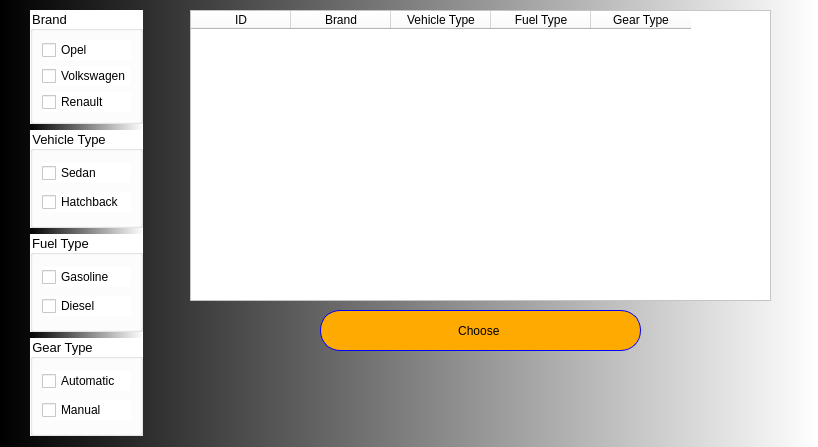
<?xml version="1.0" encoding="UTF-8"?>
<ui version="4.0">
 <class>Form</class>
 <widget class="QWidget" name="Form">
  <property name="geometry">
   <rect>
    <x>0</x>
    <y>0</y>
    <width>818</width>
    <height>447</height>
   </rect>
  </property>
  <property name="windowTitle">
   <string>Form</string>
  </property>
  <property name="styleSheet">
   <string notr="true">background-color: qlineargradient(spread:pad, x1:0, y1:0, x2:1, y2:0, stop:0 rgba(0, 0, 0, 255), stop:1 rgba(255, 255, 255, 255));</string>
  </property>
  <widget class="QWidget" name="layoutWidget">
   <property name="geometry">
    <rect>
     <x>30</x>
     <y>10</y>
     <width>113</width>
     <height>426</height>
    </rect>
   </property>
   <layout class="QVBoxLayout" name="verticalLayout_5">
    <item>
     <widget class="QGroupBox" name="groupBox">
      <property name="font">
       <font>
        <pointsize>10</pointsize>
       </font>
      </property>
      <property name="styleSheet">
       <string notr="true">background-color: rgb(255, 255, 255);</string>
      </property>
      <property name="title">
       <string>Brand</string>
      </property>
      <layout class="QVBoxLayout" name="verticalLayout_4">
       <item>
        <widget class="QCheckBox" name="checkBox">
         <property name="text">
          <string>Opel</string>
         </property>
        </widget>
       </item>
       <item>
        <widget class="QCheckBox" name="checkBox_3">
         <property name="text">
          <string>Volkswagen</string>
         </property>
        </widget>
       </item>
       <item>
        <widget class="QCheckBox" name="checkBox_2">
         <property name="text">
          <string>Renault</string>
         </property>
        </widget>
       </item>
      </layout>
     </widget>
    </item>
    <item>
     <widget class="QGroupBox" name="groupBox_4">
      <property name="font">
       <font>
        <pointsize>10</pointsize>
       </font>
      </property>
      <property name="styleSheet">
       <string notr="true">background-color: rgb(255, 255, 255);</string>
      </property>
      <property name="title">
       <string>Vehicle Type</string>
      </property>
      <layout class="QVBoxLayout" name="verticalLayout">
       <item>
        <widget class="QCheckBox" name="checkBox_9">
         <property name="text">
          <string>Sedan</string>
         </property>
        </widget>
       </item>
       <item>
        <widget class="QCheckBox" name="checkBox_11">
         <property name="text">
          <string>Hatchback</string>
         </property>
        </widget>
       </item>
      </layout>
     </widget>
    </item>
    <item>
     <widget class="QGroupBox" name="groupBox_2">
      <property name="font">
       <font>
        <pointsize>10</pointsize>
       </font>
      </property>
      <property name="styleSheet">
       <string notr="true">background-color: rgb(255, 255, 255);</string>
      </property>
      <property name="title">
       <string>Fuel Type</string>
      </property>
      <layout class="QVBoxLayout" name="verticalLayout_3">
       <item>
        <widget class="QCheckBox" name="checkBox_5">
         <property name="text">
          <string>Gasoline</string>
         </property>
        </widget>
       </item>
       <item>
        <widget class="QCheckBox" name="checkBox_6">
         <property name="text">
          <string>Diesel</string>
         </property>
        </widget>
       </item>
      </layout>
     </widget>
    </item>
    <item>
     <widget class="QGroupBox" name="groupBox_3">
      <property name="font">
       <font>
        <pointsize>10</pointsize>
       </font>
      </property>
      <property name="styleSheet">
       <string notr="true">background-color: rgb(255, 255, 255);</string>
      </property>
      <property name="title">
       <string>Gear Type</string>
      </property>
      <layout class="QVBoxLayout" name="verticalLayout_2">
       <item>
        <widget class="QCheckBox" name="checkBox_7">
         <property name="styleSheet">
          <string notr="true"/>
         </property>
         <property name="text">
          <string>Automatic</string>
         </property>
        </widget>
       </item>
       <item>
        <widget class="QCheckBox" name="checkBox_8">
         <property name="text">
          <string>Manual</string>
         </property>
        </widget>
       </item>
      </layout>
     </widget>
    </item>
   </layout>
  </widget>
  <widget class="QPushButton" name="pushButton">
   <property name="geometry">
    <rect>
     <x>320</x>
     <y>310</y>
     <width>321</width>
     <height>41</height>
    </rect>
   </property>
   <property name="styleSheet">
    <string notr="true">background-color: rgb(255, 170, 0);
border: 1px solid blue;
border-radius: 20px;
</string>
   </property>
   <property name="text">
    <string>Choose </string>
   </property>
  </widget>
  <widget class="QTableWidget" name="tableWidget">
   <property name="geometry">
    <rect>
     <x>190</x>
     <y>10</y>
     <width>581</width>
     <height>291</height>
    </rect>
   </property>
   <property name="styleSheet">
    <string notr="true">background-color: rgb(255, 255, 255);</string>
   </property>
   <column>
    <property name="text">
     <string>ID</string>
    </property>
   </column>
   <column>
    <property name="text">
     <string>Brand</string>
    </property>
   </column>
   <column>
    <property name="text">
     <string>Vehicle Type</string>
    </property>
   </column>
   <column>
    <property name="text">
     <string>Fuel Type</string>
    </property>
   </column>
   <column>
    <property name="text">
     <string>Gear Type</string>
    </property>
   </column>
  </widget>
 </widget>
 <resources/>
 <connections/>
</ui>
